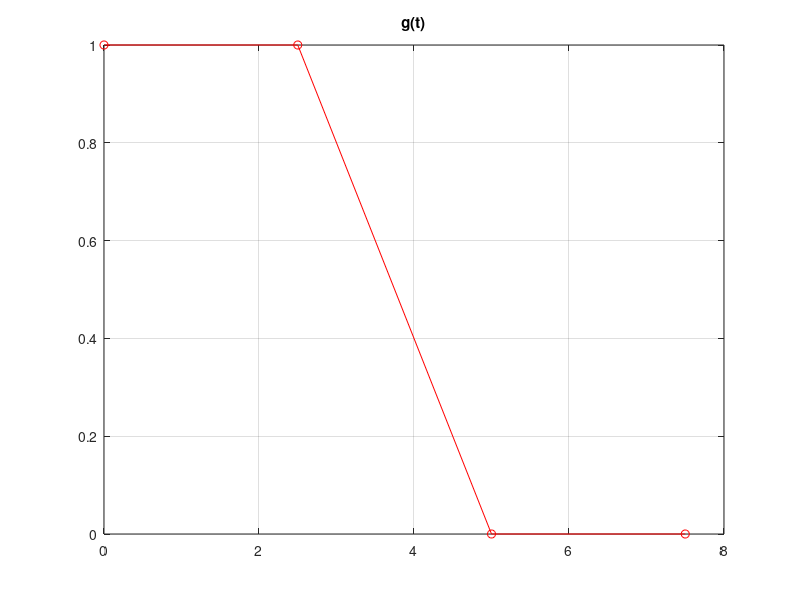
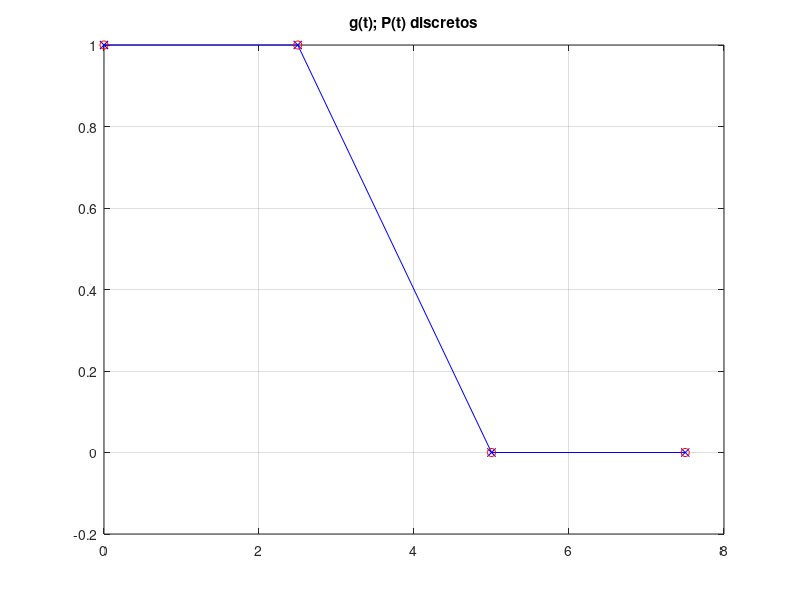
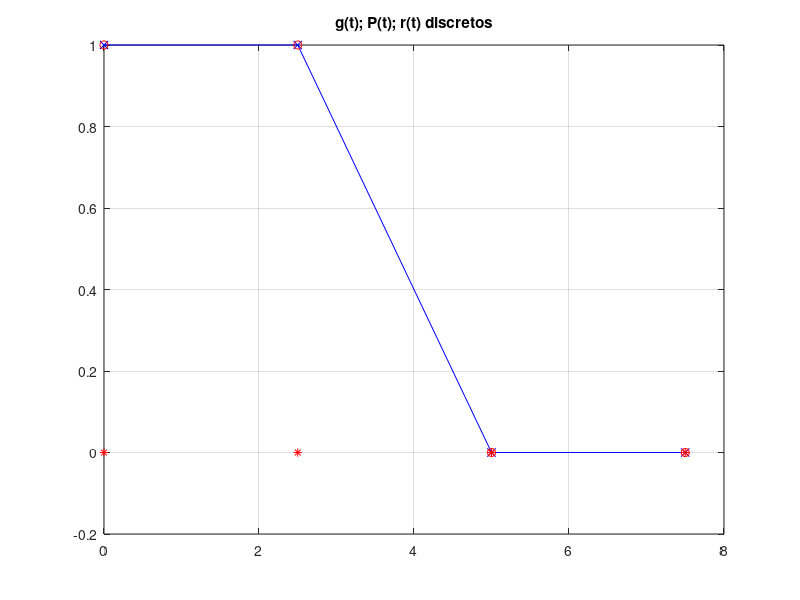
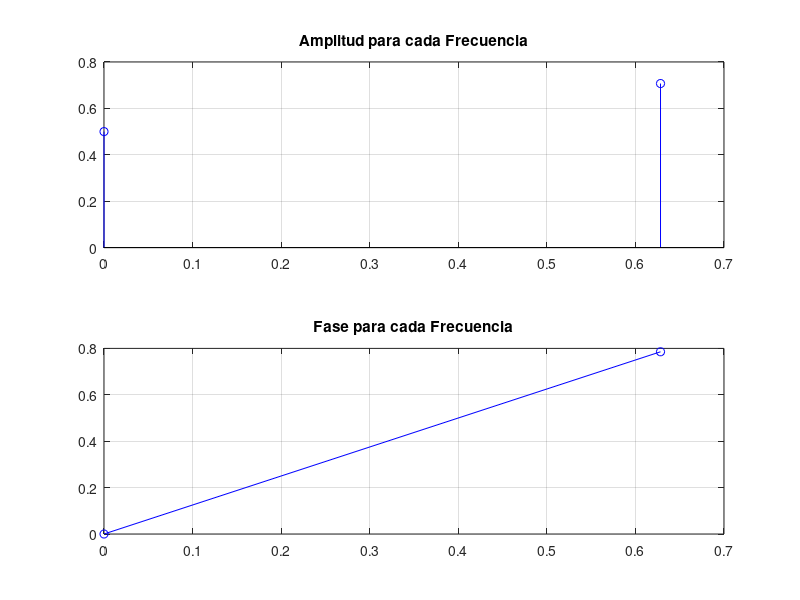

MATLAB code to generate these figures, in order:
function primerCodigoResuelto
    clc, clear;
    % ======= Parámetros iniciales =======

    Tg = 2 * 5;           % periodo de funcion escalon es
    Td = 5;               % 1era duración  del escalon es
    A1 = 1; A2 = 0;       %  Amplitudes    de g(t) son:
    t0 = 0;               % comienzo del intervalo t
    tf = Tg;              % 'el rango de t para g(t) es desde t0 hasta tf'
    N = 4;                % N° de intervalos
    Dt = (tf - t0) / N;   % incremento de t resulta
    Tp = N * Dt;          % periodo (creo que es Periodo Total)
    w0 = 2 * pi / N;      % frecuencia  Fundamental para Min 2
    dw = w0 / Dt;         % incrmento de frecuencia para Min 2
    m_max = round(N / 2); % multiplo máximo para las frecunecias es
    m = -1 + N / 2;       %  se eligen para senos y cosenos desde 1 a m , Múltiplo de la frecuencia utilizado
    Nb = 2 * m + 1;       % en la Base para Min 2, se toman 2m+1 elementos Nb (Número de elementos en la base para Min 2)
    compara_g_P = 1;

    % Armado de la función g(t) discreta
    [t, g] = construirFuncionEscalon(t0, tf, N, Dt, Td, A1, A2);
    graficarFuncion(t, g, 'g(t)', 1);

    % Inicialización para Min 2
    [FI, kw0, kw] = construirBaseTrigonometrica(N, m, w0, dw);
    [alfa, b] = calcularCoeficientesMin2(FI, g);

    % Comparación de P(t) con g(t)
    [P, r] = compararPConG(FI, alfa, g);
    graficarComparacion(t, P, g, r, 2, 3);

    % Respuesta en frecuencia
    [c, fase, kw0, kw] = calcularRespuestaFrecuencia(alfa, m, kw0, kw);
    graficarRespuestaFrecuencia(kw, c, fase, 4);

    % Comparación entre versión discreta de g(t) y continua de P(t)
    if compara_g_P == 1
        [tcom, P_tc] = construirVersionContinuaP(alfa, m, dw, t0, Tp);
        graficarComparacionContinua(tcom, P_tc, t, g, 10);
    end
end

function [t, g] = construirFuncionEscalon(t0, tf, N, Dt, Td, A1, A2)
    t = zeros(N, 1);
    g = zeros(N, 1);
    for j = 1:N
        t(j) = t0 + (j - 1) * Dt;
        if t(j) < Td
            g(j) = A1;
        else
            g(j) = A2;
        end
    end
end

function graficarFuncion(t, g, titulo, figura)
    figure(figura);
    plot(t, g, '-or');
    grid on;
    title(titulo);
end

function [FI, kw0, kw] = construirBaseTrigonometrica(N, m, w0, dw)
    FI = zeros(N, 2 * m + 1);
    kw0 = zeros(1, m + 1);
    kw = zeros(1, m + 1);
    FI(:, 1) = 1;
    kw0(1) = 0;
    kw(1) = 0;
    for k = 1:m
        kw0(k + 1) = k * w0;
        kw(k + 1) = k * dw;
        for j = 1:N
            FI(j, 2 * k) = cos(k * w0 * (j - 1));
            FI(j, 2 * k + 1) = sin(k * w0 * (j - 1));
        end
    end
end

function [alfa, b] = calcularCoeficientesMin2(FI, g)
    D = diag(diag(FI' * FI));
    b = FI' * g;
    alfa = zeros(size(b));
    for j = 1:length(b)
        alfa(j) = b(j) / D(j, j);
    end
    disp('%%%%%%%%%%%%%%%%%%%%%%%%%%%%%%%:');
    disp('los coeficientes b de MIn 2 son:');
    disp(b);
    disp('los coeficientes alfa de MIn 2 son:');
    disp(alfa);
    disp(' ');
end

function [P, r] = compararPConG(FI, alfa, g)
    P = FI * alfa;
    r = g - P;
    disp('COMPARA P de Min 2 con g(t):');
    disp('la norma del residuo es');
    disp(norm(r, 2));
    disp('la norma de g(t) es');
    disp(norm(g, 2));
end

function graficarComparacion(t, P, g, r, figura1, figura2)
    figure(figura1);
    plot(t, P, '-xb', t, g, 'or');
    grid on;
    title('g(t); P(t) discretos');

    figure(figura2);
    plot(t, P, '-xb', t, g, 'or', t, r, '*r');
    grid on;
    title('g(t); P(t); r(t) discretos');
end

function [c, fase, kw0, kw] = calcularRespuestaFrecuencia(alfa, m, kw0, kw)
    c = zeros(1, m + 1);
    fase = zeros(1, m + 1);
    c(1) = abs(alfa(1));
    fase(1) = 0;
    for k = 2:m + 1
        j = (k - 1) * 2;
        c(k) = sqrt(alfa(j)^2 + alfa(j + 1)^2);
        fase(k) = atan(alfa(j + 1) / alfa(j));
    end
    disp('Rta en Frecuencias');
    fprintf('las frecuencias para cada kw0 son:',kw0);
    disp(' ')
    fprintf('las frecuencias para cada kw son:',kw);
    disp(' ')
    fprintf('la amplitud de c para cada kw0 son:',c);
    disp(' ')
    fprintf('la fase para cada kw0 son:',fase);

end

function graficarRespuestaFrecuencia(kw, c, fase, figura)
    figure(figura);
    subplot(2, 1, 1);
    stem(kw, c, 'b');
    grid on;
    title('Amplitud para cada Frecuencia');
    subplot(2, 1, 2);
    plot(kw, fase, '-ob');
    grid on;
    title('Fase para cada Frecuencia');
end

function [tcom, P_tc] = construirVersionContinuaP(alfa, m, dw, t0, Tp)
    disp('Esta armando la version continua de P(t)');
    tcom = 0:1/100:2*Tp;
    dim_com = length(tcom);
    P_tc = zeros(1, dim_com);
    for j = 1:dim_com
        P_tc(j) = alfa(1);
        for k = 1:m
            P_tc(j) = P_tc(j) + alfa(2 * k) * cos(k * dw * (tcom(j) - t0));
            P_tc(j) = P_tc(j) + alfa(2 * k + 1) * sin(k * dw * (tcom(j) - t0));
        end
    end
end

function graficarComparacionContinua(tcom, P_tc, t, g, figura)
    figure(figura);
    plot(tcom, P_tc, t, g, 'or');
    grid on;
    title('g(t) discreta y Aproximación P(t) continua');
end
